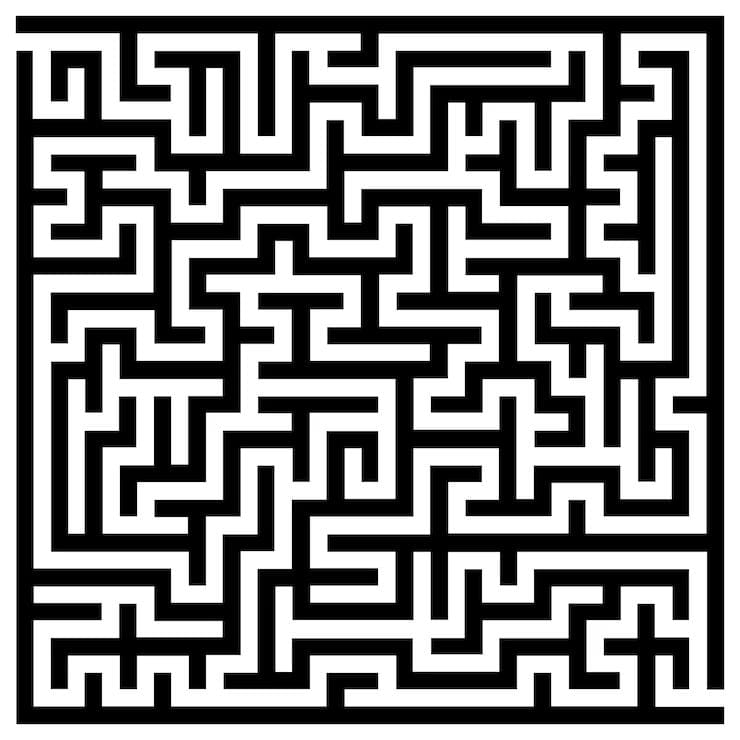
#> input picture assets/labirinto.jpeg, 740 x 740 px, found by its file name
$ python part_7.py
#> lines starting #> are read from the running program, lines starting #| are printed output that depends on the picture; after the words box and inside, x2 and y2 are one past the last pixel; in counts of white or black regions, pixels touching at a corner belong together
### src/impatech_linear_porgramming_assignment_2/part_1_1.py
from PIL import Image

def _BinaryImage(img: Image) -> list:
    """
        returns the binary matrix such that each pixel is converted into binary
    """
    dims = img.size
    binaryMatrice = [[0 for _ in range(dims[0])] for _ in range(dims[1])]

    for i in range(dims[0]):
        for j in range(dims[1]):
            _x,_y,_z = img.getpixel((i,j))

            if (_x + _y + _z)/3.0 > 255.0/2.0:
                binaryMatrice[j][i] = 1
    return binaryMatrice


# [9 lines left out: function _testBinaryImage, not called in this run]


def _cropBinaryImage(binaryImage: list):
    """
        This function cuts the binary matrix so that their borders are 0 on their majority
    """

    coords = [0,0,0,0]
    dim = (len(binaryImage), len(binaryImage[0]))

    # Get vertical cuts
    for k in range (2):
        aux = []
        for i in range(dim[0]):
            x = 0 if k == 0 else dim[1]-1
            for j in range(dim[1]):
                nwx = j if k == 0 else dim[1]-1 - j
                if(binaryImage[i][nwx] == 0): break
                x = nwx
            aux.append(x)
        aux.sort()
        xmedian = aux[int(len(aux)/2)]
        coords[k] = xmedian

    # horizontal cuts
    for k in range(2):
        aux = []
        for j in range(dim[1]):
            y = 0 if k == 0 else dim[0]-1
            for i in range(dim[0]):
                nwy = i if k == 0 else dim[0]-1-i
                if(binaryImage[nwy][j] == 0): break
                y = nwy
            aux.append(y)
        aux.sort()
        ymedian = aux[int(len(aux)/2)]
        coords[2+k] = ymedian

    return [binaryImage[i][coords[0]+1: coords[1]] for i in range(coords[2]+1, coords[3])]


def getBinaryImage(path: str, crop: bool = True) -> list:
    """
        Get Binary Image
    """

    img = Image.open(f"assets/{path}")
    img.convert("L")

    if crop: return _cropBinaryImage(_BinaryImage(img))
    return _BinaryImage(img)

def _print_test(bn: list, show: bool = True):
    """
        Print the binary image matrix bn
    """
    dim = (len(bn), len(bn[0]))
    img = Image.new("RGB", (dim[1], dim[0]))

    for i in range(dim[0]):
        for j in range(dim[1]):
            x = bn[i][j]*255
            img.putpixel((j,i), (x,x,x))

    if show: img.show()
    return img

def getScaledImage(bimg: list, multiplier: int):
    img = _print_test(bimg, False)
    dim = img.size
    print(dim)

    return img.resize((dim[0]*multiplier, dim[1]*multiplier), resample=Image.Resampling.NEAREST)


# [5 lines that do not run on import are left out]

### src/impatech_linear_porgramming_assignment_2/part_1_2.py
from .part_1_1 import getBinaryImage, _print_test


def _getMedian(bn: list):
    dim = (len(bn), len(bn[0]))

    aux = []
    visited = [[False for _ in range(dim[1])] for _ in range(dim[0])]
    for i in range(dim[0]):
        for j in range(dim[1]):
            if visited[i][j]: continue
            lstk = 1
            target = bn[i][j]

            for k in range(1, min(dim[0], dim[1])):
                if i+k >= dim[0] or j+k >= dim[1]: break

                doable = bn[i+k][j+k] == target and not visited[i+k][j+k]
                for ik in range(0, k):
                    doable &= bn[i+k][j+ik] == target and not visited[i+k][j+ik]
                    doable &= bn[i+ik][j+k] == target and not visited[i+ik][j+k]

                if not doable: break
                lstk = k+1

            for k in range(0, lstk):
                for ik in range(0, lstk):
                    visited[i+k][j+ik] = True
            aux.extend([lstk] * (lstk * lstk))

    aux.sort()
    return aux[int(len(aux)/2)]

def _getCellCount(lines: list, m: int):
    """
        Number of cells along each line. The real cell size is typicaly not an integer,
        so it is refined from m using the runs of equal pixels (a run of length l spans round(l/m) cells)
    """
    length = 0
    cells = 0
    for line in lines:
        run = 1
        for k in range(1, len(line)+1):
            if k < len(line) and line[k] == line[k-1]:
                run += 1
                continue
            if round(run/m) > 0:
                length += run
                cells += round(run/m)
            run = 1

    if cells == 0: return max(1, round(len(lines[0])/m))
    return max(1, round(len(lines[0]) * cells / length))

def _compress(bn: list, m: int):
    dim = (len(bn), len(bn[0]))

    # cells per axis, with the pixel boundaries spread evenly so the grid doesn't drift
    n = (_getCellCount([list(col) for col in zip(*bn)], m), _getCellCount(bn, m))
    ys = [round(k * dim[0] / n[0]) for k in range(n[0]+1)]
    xs = [round(k * dim[1] / n[1]) for k in range(n[1]+1)]

    compressed = []

    for ci in range(n[0]):
        compressed.append([])
        for cj in range(n[1]):
            ones = 0
            zero = 0

            for i in range(ys[ci], ys[ci+1]):
                for j in range(xs[cj], xs[cj+1]):
                    if bn[i][j] == 0: zero += 1
                    else: ones += 1

            if ones > zero: compressed[ci].append(1)
            else: compressed[ci].append(0)

    return compressed

def getPreprocessedImage(path: str):
    bimg = getBinaryImage(path)
#> in getBinaryImage, img is the input picture: PIL image 740x740 RGB; min 0, max 255, mean 135
#> after the loop in _BinaryImage, `for i in range(dims[0]):`: binaryMatrice = 740 items
#> in _cropBinaryImage, `coords = [0,0,0,0]`: coords = [0, 0, 0, 0]
#> in _cropBinaryImage, `dim = (len(binaryImage), len(binaryImage[0]))`: dim = (740, 740)
#> after the loop in _cropBinaryImage, `for k in range (2):`: coords = [16, 724, 0, 0]
#> after the loop in _cropBinaryImage, `for k in range(2):`: coords = [16, 724, 15, 724]
#> in getPreprocessedImage, `bimg = getBinaryImage(path)`: bimg = 708 items

    return _compress(bimg, _getMedian(bimg))
#> in _getMedian, `dim = (len(bn), len(bn[0]))`: dim = (708, 707)
#> after the loop in _getMedian, `for i in range(dim[0]):`: aux = 500556 items; visited = 708 items
#> after the loop in _getCellCount, `for line in lines:`: cells = 29015; length = 500471
#> in _compress, `n = (_getCellCount([list(col) for col in zip(*bn)], m), _getCellCount(..`: n = (41, 41)
#> in _compress, `ys = [round(k * dim[0] / n[0]) for k in range(n[0]+1)]`: ys = 42 values from 0 to 708
#> in _compress, `xs = [round(k * dim[1] / n[1]) for k in range(n[1]+1)]`: xs = 42 values from 0 to 707

# [3 lines that do not run on import are left out]


### src/impatech_linear_porgramming_assignment_2/part_2.py
from PIL import Image
from .part_1 import getPreprocessedImage

_dims = None
_graph = None

class EncoderID:
    @staticmethod
    def set(dim: tuple):
        global _dims
        _dims = dim

    @staticmethod
    def encode(i: int, j: int) -> int:
        if _dims is None: raise ValueError("dims is not set. Please set with EncoderID.set(dim) before using this method.")
        return i*_dims[1] + j

    @staticmethod
    def decode(id: int) -> tuple:
        if _dims is None: raise ValueError("dims is not set. Please set with EncoderID.set(dim) before using this method.")
        return (id // _dims[1], id % _dims[1])

    def getDim() -> tuple:
        if _dims is None: raise ValueError("dims is not set. Please set with EncoderID.set(dim) before using this method.")
        return _dims

def checkOverflow(i: int, j: int) -> bool:
    if _dims is None: raise ValueError("dims is not set. Please set with EncoderID.set(dim) before using this method.")
    return not (0 <= i < _dims[0] and 0 <= j < _dims[1])


class Graph:
    def __init__(self, dim: tuple, _start: tuple = None, _end: tuple = None):
        """
            dim: (rows, cols) of the graph
            sz: maximum number of vertices in the graph
        """
        self.dim = dim
        self.sz = dim[0] * dim[1]

        if _start is not None and _end is not None:
            self.start = EncoderID.encode(_start[0], _start[1])
            self.end = EncoderID.encode(_end[0], _end[1])
        else:
            self.start = None
            self.end = None

        self.edges = []
        self.adj_list: dict[int, list[int]] = {}

    def _build(self, binary_matrix: list):
        for i in range(self.dim[0]):
            for j in range(self.dim[1]):
                if binary_matrix[i][j] == 0: continue
                _id = EncoderID.encode(i, j)

                for di, dj in [(1, 0), (0, 1)]:
                    ni, nj = i + di, j + dj

                    if not checkOverflow(ni, nj) and binary_matrix[ni][nj] == 1:
                        neighbor_id = EncoderID.encode(ni, nj)
                        self.adj_list.setdefault(_id, []).append(neighbor_id)
                        self.adj_list.setdefault(neighbor_id, []).append(_id)
                        self.edges.append((_id, neighbor_id))


def getGraph(bn: list = None):
    global _graph

    if bn is not None:
        if _dims is None:
            EncoderID.set((len(bn), len(bn[0])))
        # We'll assume that the starting points and end points are aswell not initialized when this is called
        # Otherwise, we would make a global variable for that matter just like _dim
        start = None
        end = None


        # Check if theres points in the first and last row, otherwise check the first and last column
        for i in bn[0]:
            if i == 1:
                start = (0, bn[0].index(i))
                break
#> this loop made 41 passes

        for i in bn[-1]:
            if i == 1:
                end = (len(bn)-1, bn[-1].index(i))
                break

        if start is None:
            for i in range(len(bn)):
                if bn[i][0] == 1:
                    start = (i, 0)
                    break
#> this loop made 2 passes
#> start on pass 2: (1, 0)
        if end is None:
            for i in range(len(bn)):
                if bn[i][-1] == 1:
                    end = (i, len(bn[0])-1)
                    break
#> this loop made 40 passes
#> end on pass 40: (39, 40)

        _graph = Graph(_dims, start, end)
#> in __init__, `self.dim = dim`: self.dim = (41, 41)
#> in __init__, `self.sz = dim[0] * dim[1]`: self.sz = 1681
#> in __init__, `self.start = EncoderID.encode(_start[0], _start[1])`: self.start = 41
#> in __init__, `self.end = EncoderID.encode(_end[0], _end[1])`: self.end = 1639
        _graph._build(bn)
    elif _graph is None:
        raise ValueError("Graph not initialized. Call getGraph(bn: binary matrix) first.")
    return _graph


# [13 lines that do not run on import are left out]

### src/impatech_linear_porgramming_assignment_2/part_5.py
from .part_2 import Graph, getGraph
from .part_1 import getPreprocessedImage
import heapq


def dijkstra(graph: Graph, start: int, weight: int = 1):
#> called with start = 41, weight = 1
    priority_queue = []
    qntVertices = graph.sz
#> qntVertices = 1681
    visited = [False] * (qntVertices + 3) # + 3 to prevent off by one errors
#> visited = 1684 items, first 6: False, False, False, False, False, False
    parents = [None] * (qntVertices + 3)
#> parents = 1684 items
    dists = [float('inf')] * (qntVertices + 3)
#> dists = 1684 items, first 6: inf, inf, inf, inf, inf, inf

    for v in graph.adj_list[start]:
        priority_queue.append((weight, v, start))
#> this loop made 1 pass
#> v on pass 1: 42
#> after the loop, priority_queue = [(1, 42, 41)]

    while len(priority_queue) > 0:
        c_weight, c_node, c_parent = heapq.heappop(priority_queue)
        if visited[c_node]: continue
        visited[c_node] = True

        parents[c_node] = c_parent
        dists[c_node] = c_weight

        for v in graph.adj_list[c_node]:
            if not visited[v]:
                heapq.heappush(priority_queue, (c_weight + weight, v, c_node))
#> this loop made 801 passes
#> (c_weight, c_node, c_parent) on passes 1 to 3: (1, 42, 41), (2, 41, 42), (2, 43, 42)

    return dists, parents


# [5 lines that do not run on import are left out]

### src/impatech_linear_porgramming_assignment_2/part_3.py
from PIL import Image
from .part_2 import Graph, EncoderID, getGraph
from .part_1 import getScaledImage, getPreprocessedImage


def _getCoords(id: int, scale) -> tuple:
    i, j = EncoderID.decode(id)
    return (round(j * scale + scale/2), round(i * scale + scale/2))

def _drawLine(img: Image.Image, a: tuple, b: tuple, thick: int, color: tuple = (255, 0, 0), offplace: int = 0):
    """
        Draw a thick line between point A and point B
    """
    x1, y1 = a
    x2, y2 = b
    # assert(y1 == y2) # Points must have same Y

    swaped = y1 != y2
    if swaped: x1, x2, y1, y2 = y1, y2, x1, x2

    if x1 > x2: x2, x1 = x1, x2

    for _diff in range(x1 + offplace, x2+1 - offplace):
        for _thick in range(-thick, thick+1):
            if swaped:
                img.putpixel((y1 + _thick, _diff), color)
            else:
                img.putpixel((_diff, y1 + _thick), color)

def _drawCircle(img: Image.Image, center: tuple, radius: int, color:tuple = (255, 0, 0)):
    """
        Draw a circle with given center and radius
    """
    cx, cy = center
    for x in range(cx - radius, cx + radius + 1):
        for y in range(cy - radius, cy + radius + 1):
            if (x - cx)**2 + (y - cy)**2 <= radius**2:
                img.putpixel((x, y), color)

# [21 lines left out: function drawGraph, not called in this run]

# [4 lines that do not run on import are left out]

### src/impatech_linear_porgramming_assignment_2/part_1.py
from .part_1_2 import getPreprocessedImage as _getPreprocessedImage
from .part_1_1 import getScaledImage as _getScaledImage

_bn = None
def getPreprocessedImage(img_name: str = None):
    global _bn
    if img_name is not None:
        _bn = _getPreprocessedImage(img_name)
    elif _bn is None:
        raise ValueError("Binary Matrix not loaded. Please call getPreprocessedImage(img_name) first.")
    return _bn


def getScaledImage(multipliyer: int):
    if _bn is None:
        raise ValueError("Binary Matrix not loaded. Please call getPreprocessedImage(img_name) first.")
    return _getScaledImage(_bn, multipliyer)

# [4 lines that do not run on import are left out]

### src/impatech_linear_porgramming_assignment_2/part_6.py
from .part_5 import dijkstra
from .part_2 import Graph, getGraph
from .part_1 import getPreprocessedImage


# English translation to my fellas: rebuild path
def reconstruir_caminho(s: int, t: int, parents: list[int]) -> list[int]:
    if t == s:
        return [s]
    else:
        return reconstruir_caminho(s, parents[t], parents) + [t]


# [12 lines that do not run on import are left out]

### src/impatech_linear_porgramming_assignment_2/part_7.py
from .part_1 import getScaledImage
from .part_2 import Graph, EncoderID
from .part_3 import _drawLine, _drawCircle, _getCoords
from PIL import Image

def DrawPath(path: list[int], scale: int = 40, show: bool = True, graph: Graph = None, lineOffPlace: int = 0, lineThick: int = 10, circleRadius: int = 10):
    img: Image.Image = getScaledImage(scale)

    for i in range(1, len(path)):
        _drawLine(img, _getCoords(path[i-1], scale), _getCoords(path[i], scale), lineThick, (255, 0, 0), offplace=lineOffPlace)

    for i in path:
        if i == path[0]:
            _drawCircle(img, _getCoords(i, scale), circleRadius, (0, 255, 0))
        elif i == path[-1]:
            _drawCircle(img, _getCoords(i, scale), circleRadius, (0, 0, 255))
        else:
            _drawCircle(img, _getCoords(i, scale), circleRadius, (255, 0, 0))

    if show: img.show()
    return img


if __name__ == "__main__":
    from .part_2 import getGraph
    from .part_1 import getPreprocessedImage
    from .part_5 import dijkstra
    from .part_6 import reconstruir_caminho

    graph = getGraph(getPreprocessedImage("labirinto.jpeg"))

    dists, parents = dijkstra(graph, graph.start)
#> dists = 1684 items, first 6: inf, inf, inf, inf, inf, inf; parents = 1684 items
    path = reconstruir_caminho(graph.start, graph.end, parents)
#> path = 247 values, max 1639 at index 246, min 41 at index 0, mean 759

    DrawPath(path, scale=50, show=True, lineOffPlace=10, lineThick=2, circleRadius=10)
#> in _print_test, `dim = (len(bn), len(bn[0]))`: dim = (41, 41)
#> in _print_test, `img = Image.new("RGB", (dim[1], dim[0]))`: img: PIL image 41x41 RGB; every value is 0
#> after the loop in _print_test, `for i in range(dim[0]):`:
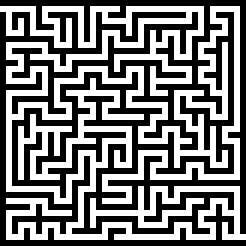
#> img: PIL image 41x41 RGB (shown 6 times larger); 47.7% white in thin lines or dots
#| (41, 41)
#> in getScaledImage, `return img.resize((dim[0]*multiplier, dim[1]*multiplier), resample=Ima..`:
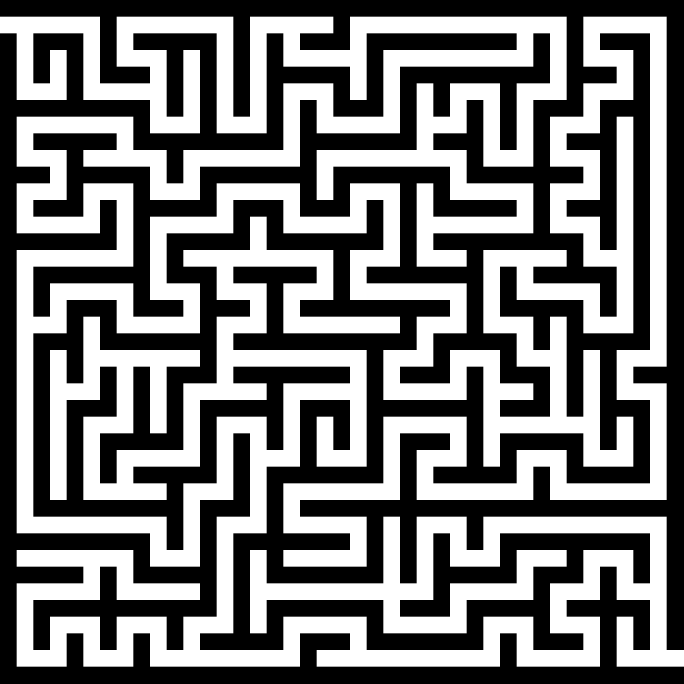
#> returned value: PIL image 2050x2050 RGB (shown at 1/3 size); 47.7% white; 1 white region, box (x1, y1, x2, y2) and area: (0, 50, 2050, 2000) 2002500
#> the loop in DrawPath, `for i in range(1, len(path)):` made 246 passes
#> (x1 in _drawLine, y1 in _drawLine, x2 in _drawLine, y2 in _drawLine, swaped in _drawLine) on passes 1 to 3: (25, 75, 75, 75, False), (75, 75, 125, 75, False), (125, 75, 175, 75, False)
#> after the loop in DrawPath, `for i in range(1, len(path)):`:
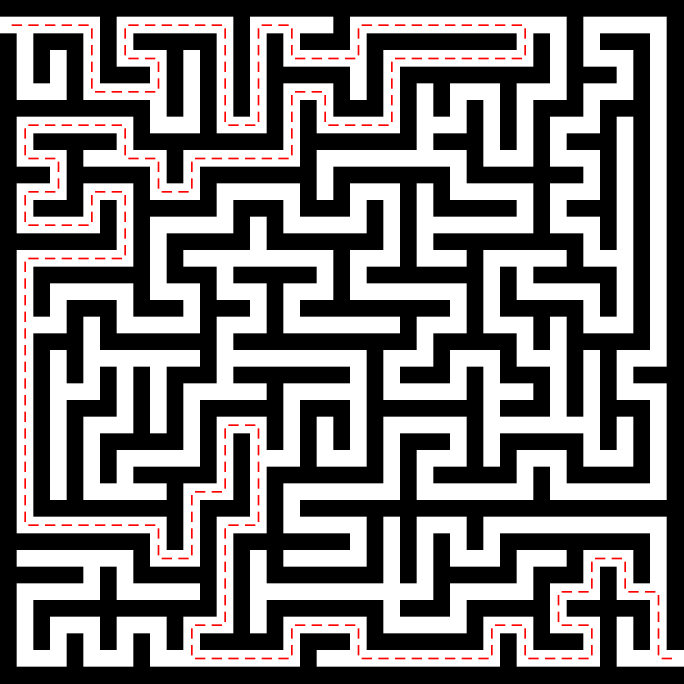
#> img: PIL image 2050x2050 RGB (shown at 1/3 size); mean R, G, B 121.5, 119.2, 119.2
#> the loop in DrawPath, `for i in path:` made 247 passes
#> after the loop in DrawPath, `for i in path:`:
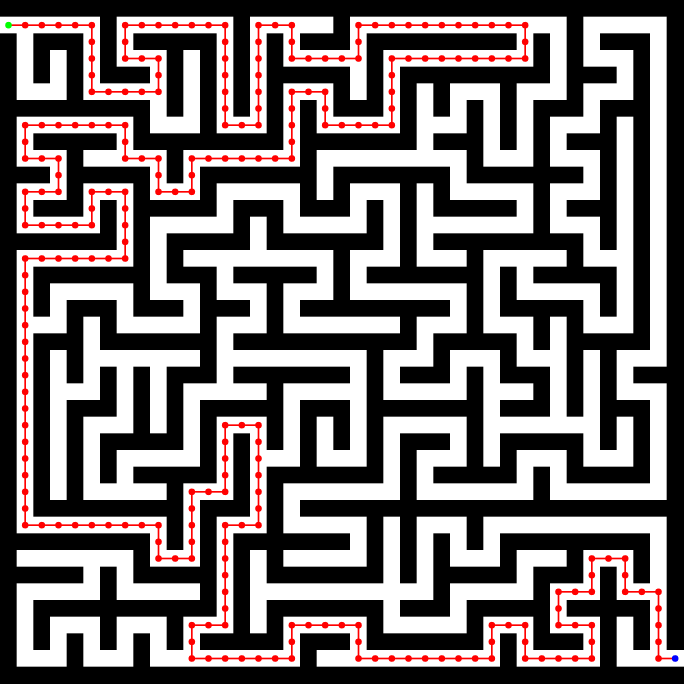
#> img: PIL image 2050x2050 RGB (shown at 1/3 size); mean R, G, B 121.5, 114.5, 114.5
